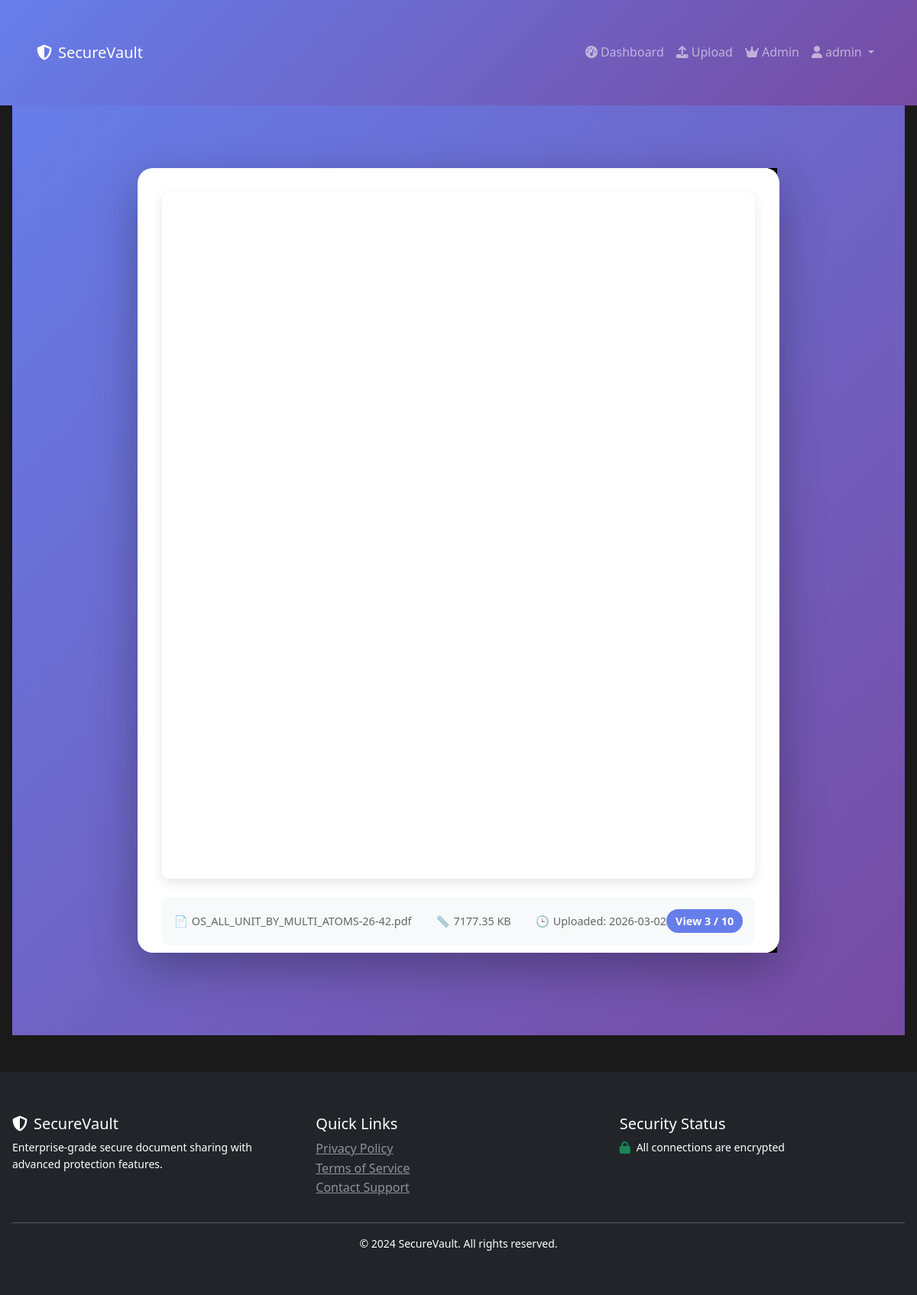
Screenshot of /doc/preview/7 (signed in) with the database file from the repository.
### models/user.py (models this page shows, shortened)
class User(db.Model, UserMixin):
    __tablename__ = 'users'
    id = db.Column(db.Integer, primary_key=True)
    username = db.Column(db.String(80), unique=True, nullable=False)
    email = db.Column(db.String(120), unique=True, nullable=False)
    password_hash = db.Column(db.String(200), nullable=False)
    role = db.Column(db.String(20), default='user')
    created_at = db.Column(db.DateTime, default=datetime.utcnow)
    is_active = db.Column(db.Boolean, default=True)
    documents = db.relationship('Document', backref='owner', lazy=True, cascade='all, delete-orphan')
    access_logs = db.relationship('AccessLog', backref='user', lazy=True)
    def is_admin(self):
        return self.role == 'admin'

### models/document.py (models this page shows, shortened)
class Document(db.Model):
    __tablename__ = 'documents'
    id = db.Column(db.Integer, primary_key=True)
    owner_id = db.Column(db.Integer, db.ForeignKey('users.id'), nullable=False)
    filename = db.Column(db.String(200), nullable=False)
    original_filename = db.Column(db.String(200), nullable=False)
    file_path = db.Column(db.String(500), nullable=False)
    file_size = db.Column(db.Integer)  # in bytes
    file_type = db.Column(db.String(50))
    token = db.Column(db.String(100), unique=True, nullable=False)
    view_limit = db.Column(db.Integer, default=10)
    view_count = db.Column(db.Integer, default=0)
    expiry_time = db.Column(db.DateTime)
    watermark_enabled = db.Column(db.Boolean, default=True)
    password_protected = db.Column(db.Boolean, default=False)
    document_password = db.Column(db.String(200), nullable=True)
    created_at = db.Column(db.DateTime, default=datetime.utcnow)
    last_accessed = db.Column(db.DateTime)
    is_active = db.Column(db.Boolean, default=True)
    access_logs = db.relationship('AccessLog', backref='document', lazy=True, cascade='all, delete-orphan')

### routes/document_routes.py (the view)
@doc_bp.route('/preview/<int:doc_id>')
@login_required
def preview(doc_id):
    document = Document.query.get_or_404(doc_id)
    if document.owner_id != current_user.id and not current_user.is_admin():
        flash('You do not have permission to preview this document.', 'error')
        return redirect(url_for('doc.dashboard'))
    return render_template('view_document.html', document=document, preview_mode=True)

### templates/view_document.html (shortened to what this page needs)
{% extends "base.html" %}
{% block content %}
<div class="viewer-container no-select" id="viewerContainer">
    <div class="security-header">
        <div class="watermark-text">
        </div>
        <div class="security-badge">
            <span class="badge">
                <span>👁️</span> View {{ document.view_count }}/{{ document.view_limit if document.view_limit else '∞' }}
            </span>
            <span class="badge">
                <span>⏰</span> Expires: {{ document.expiry_time.strftime('%Y-%m-%d') if document.expiry_time else 'Never' }}
            </span>
        </div>
    </div>
    <div class="document-viewer">
        <div class="viewer-card">
            {% if document.file_type and document.file_type.startswith('image') %}
                <img src="{{ url_for('static', filename='uploads/' + document.filename) }}"
                     class="image-viewer"
                     alt="{{ document.original_filename }}"
                     oncontextmenu="return false;"
                     ondragstart="return false;"
                     onload="setupImageProtection()">
            {% else %}
                <iframe src="{{ url_for('static', filename='uploads/' + document.filename) }}#toolbar=0&navpanes=0&scrollbar=0"
                        class="pdf-viewer"
                        oncontextmenu="return false;"
                        onload="setupPDFProtection()"></iframe>
            {% endif %}
            <div class="document-info">
                <div class="info-left">
                    <div class="info-item">
                        <span>📄</span> {{ document.original_filename }}
                    </div>
                    <div class="info-item">
                        <span>📏</span> {{ (document.file_size / 1024)|round(2) }} KB
                    </div>
                    <div class="info-item">
                        <span>🕒</span> Uploaded: {{ document.created_at.strftime('%Y-%m-%d') }}
                    </div>
                </div>
                <div class="view-count">
                    View {{ document.view_count }} / {{ document.view_limit if document.view_limit else '∞' }}
                </div>
            </div>
        </div>
    </div>
</div>
{% endblock %}

### templates/base.html (shortened to what this page needs)
<!DOCTYPE html>
<html lang="en">
<head>
    <link href="https://cdn.jsdelivr.net/npm/bootstrap@5.3.0/dist/css/bootstrap.min.css" rel="stylesheet">
    <link rel="stylesheet" href="https://cdnjs.cloudflare.com/ajax/libs/font-awesome/6.4.0/css/all.min.css">
    <link rel="stylesheet" href="https://cdnjs.cloudflare.com/ajax/libs/animate.css/4.1.1/animate.min.css">
    <link rel="stylesheet" href="{{ url_for('static', filename='css/main.css') }}">
    <link rel="stylesheet" href="{{ url_for('static', filename='css/animations.css') }}">
</head>
<body>
    <nav class="navbar navbar-expand-lg navbar-dark bg-dark fixed-top">
        <div class="container">
            <a class="navbar-brand" href="{{ url_for('index') }}">
                <i class="fas fa-shield-alt me-2"></i>SecureVault
            </a>
            <div class="collapse navbar-collapse" id="navbarNav">
                <ul class="navbar-nav ms-auto">
                    {% if current_user.is_authenticated %}
                        <li class="nav-item">
                            <a class="nav-link" href="{{ url_for('doc.dashboard') }}">
                                <i class="fas fa-tachometer-alt me-1"></i>Dashboard
                            </a>
                        </li>
                        <li class="nav-item">
                            <a class="nav-link" href="{{ url_for('doc.upload') }}">
                                <i class="fas fa-upload me-1"></i>Upload
                            </a>
                        </li>
                        {% if current_user.is_admin() %}
                        <li class="nav-item">
                            <a class="nav-link" href="{{ url_for('admin.dashboard') }}">
                                <i class="fas fa-crown me-1"></i>Admin
                            </a>
                        </li>
                        {% endif %}
                        <li class="nav-item dropdown">
                            <a class="nav-link dropdown-toggle" href="#" id="userDropdown" role="button" data-bs-toggle="dropdown">
                                <i class="fas fa-user me-1"></i>{{ current_user.username }}
                            </a>
                        </li>
                    {% endif %}
                </ul>
            </div>
        </div>
    </nav>
    <main class="container mt-5 pt-4">
        {% block content %}{% endblock %}
    </main>
    <footer class="bg-dark text-white mt-5 py-4">
        <div class="container">
            <div class="row">
                <div class="col-md-4">
                    <h5><i class="fas fa-shield-alt me-2"></i>SecureVault</h5>
                    <p class="small">Enterprise-grade secure document sharing with advanced protection features.</p>
                </div>
                <div class="col-md-4">
                    <h5>Quick Links</h5>
                    <ul class="list-unstyled">
                        <li><a href="#" class="text-white-50">Privacy Policy</a></li>
                        <li><a href="#" class="text-white-50">Terms of Service</a></li>
                        <li><a href="#" class="text-white-50">Contact Support</a></li>
                    </ul>
                </div>
                <div class="col-md-4">
                    <h5>Security Status</h5>
                    <div class="d-flex align-items-center">
                        <i class="fas fa-lock text-success me-2"></i>
                        <span class="small">All connections are encrypted</span>
                    </div>
                </div>
            </div>
            <hr class="bg-secondary">
            <div class="text-center small">
                &copy; 2024 SecureVault. All rights reserved.
            </div>
        </div>
    </footer>
</body>
</html>

### templates/static/css/main.css (style rules this page uses)
* { margin: 0; padding: 0; box-sizing: border-box; }
body { font-family: 'Segoe UI', Tahoma, Geneva, Verdana, sans-serif; line-height: 1.6; color: #333; }
.navbar { background: linear-gradient(135deg, #667eea 0%, #764ba2 100%); padding: 1rem 2rem; display: flex; justify-content: space-between; align-items: center; color: white; }
.container { max-width: 1200px; margin: 2rem auto; padding: 0 1rem; }

### templates/static/css/animations.css (style rules this page uses)
.fade-in { animation: fadeIn 1s ease-in; }

### templates/view_document.html (style rules this page uses)
* { margin: 0; padding: 0; box-sizing: border-box; }
body { font-family: 'Segoe UI', Tahoma, Geneva, Verdana, sans-serif; background: #1a1a1a; color: #333; overflow: hidden; }
.viewer-container { height: 100vh; display: flex; flex-direction: column; background: linear-gradient(135deg, #667eea 0%, #764ba2 100%); position: relative; user-select: none; -webkit-user-select: none; -moz-user-select: none; -ms-user-select: none; }
.security-header { background: rgba(0, 0, 0, 0.8); color: white; padding: 0.5rem 2rem; display: flex; justify-content: space-between; align-items: center; font-size: 0.9rem; backdrop-filter: blur(10px); border-bottom: 1px solid rgba(255,255,255,0.1); }
.watermark-text { color: #ff4444; font-weight: 600; letter-spacing: 1px; animation: pulse 2s infinite; }
.security-badge { display: flex; align-items: center; gap: 1rem; }
.badge { display: flex; align-items: center; gap: 5px; padding: 0.25rem 0.75rem; background: rgba(255,255,255,0.1); border-radius: 50px; font-size: 0.8rem; }
.document-viewer { flex: 1; display: flex; align-items: center; justify-content: center; padding: 2rem; position: relative; }
.viewer-card { background: white; border-radius: 20px; padding: 2rem; max-width: 90%; max-height: 80vh; box-shadow: 0 20px 60px rgba(0,0,0,0.3); animation: slideUp 0.5s ease-out; position: relative; overflow: auto; }
.pdf-viewer { width: 100%; height: 70vh; border: none; border-radius: 10px; box-shadow: 0 5px 15px rgba(0,0,0,0.1); }
.document-info { margin-top: 1rem; padding: 1rem; background: #f8f9fa; border-radius: 10px; display: flex; justify-content: space-between; align-items: center; font-size: 0.9rem; }
.info-left { display: flex; gap: 2rem; }
.info-item { display: flex; align-items: center; gap: 5px; color: #666; }
.view-count { background: #667eea; color: white; padding: 0.25rem 0.75rem; border-radius: 50px; font-weight: 600; }
.no-select { -webkit-touch-callout: none; -webkit-user-select: none; -khtml-user-select: none; -moz-user-select: none; -ms-user-select: none; user-select: none; }

### rows the page displays
User: username "admin"
Document: original_filename "OS_ALL_UNIT_BY_MULTI_ATOMS-26-42.pdf", (document.file_size/1024)|round(2) "7177.35", created_at "2026-03-02", view_count "3", view_limit "10"
